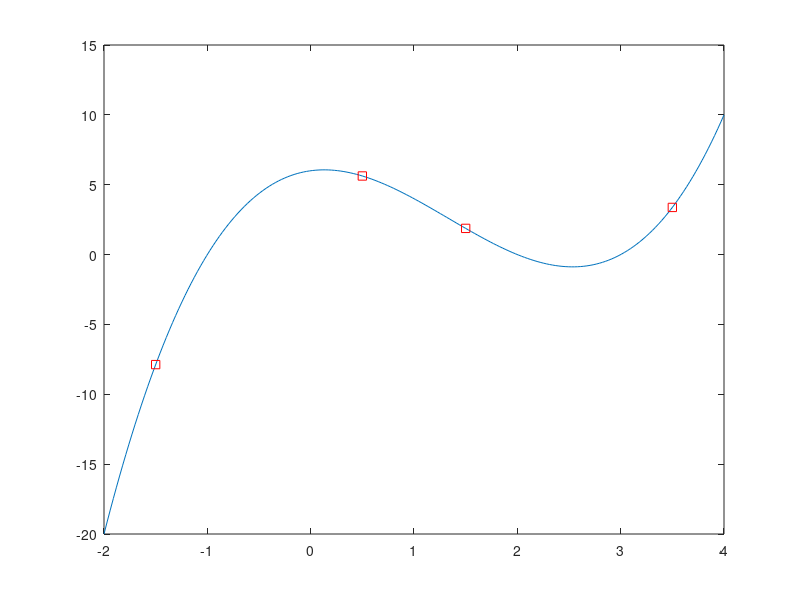
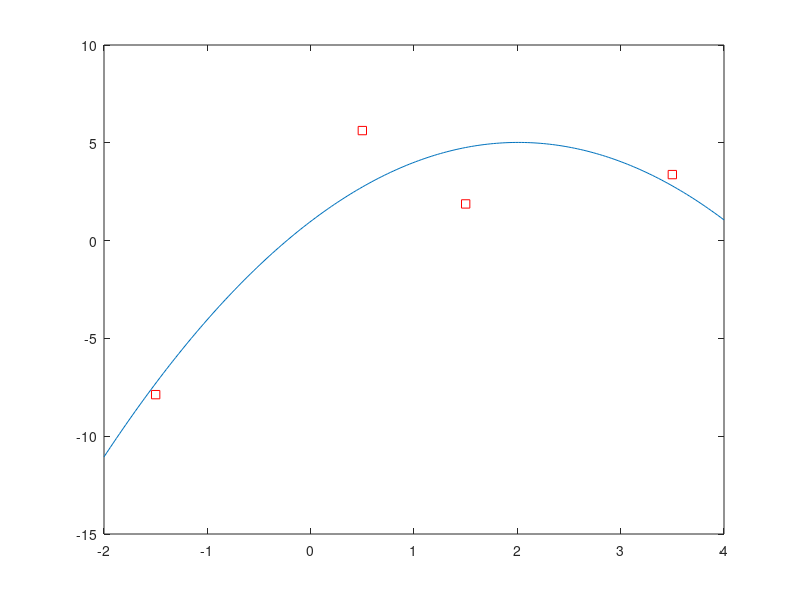

MATLAB code for these plots, in order:
% polyfit
clc;clear all;close all;
X=[-1.5 0.5 1.5 3.5];
Y=[-7.875 5.625 1.875 3.375];
% Noi suy: Da thuc bac >=3
pp=polyfit(X,Y,3)
xx=linspace(-2,4,200);
yy=polyval(pp,xx);
figure(1);
plot(xx,yy);hold on
plot(X,Y,'sr');hold off;
% Xap xi: Da thuc bac <3
pp=polyfit(X,Y,2)
xx=linspace(-2,4,200);
yy=polyval(pp,xx);
figure(2);
plot(xx,yy);hold on;
plot(X,Y,'sr');hold off;